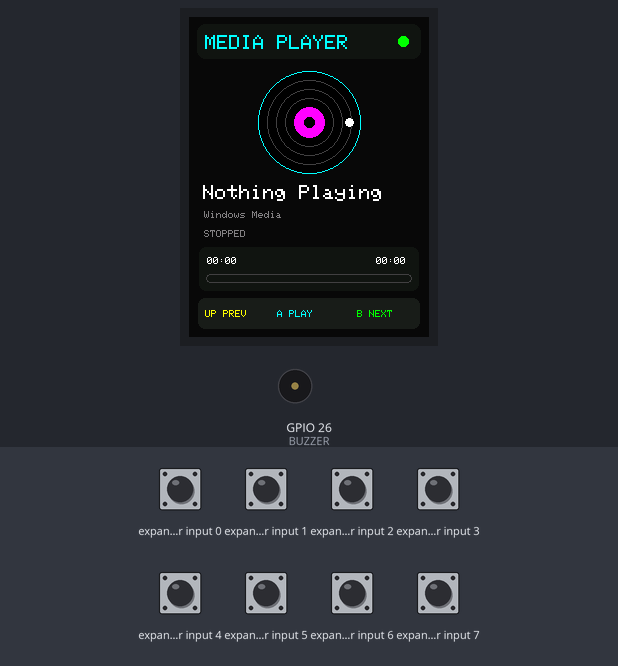
Bench run of a sketch on a simulated ESP32. Parts: 240×320 colour display, buzzer (waves = sounding). Wiring (inferred from the names in the program): PCF8574 port expander at I2C address 0x20. The test bench sets the inputs (shaded band); at power-on: expander input 0–7 HIGH. WiFi joins after 1.5 s; servers stay silent unless stated; what the sketch prints to the serial monitor is not drawn.

Above: at 3.1 s.
3.2 s: expander input 0 pulled LOW for 0.15 s
At 5.5 s:
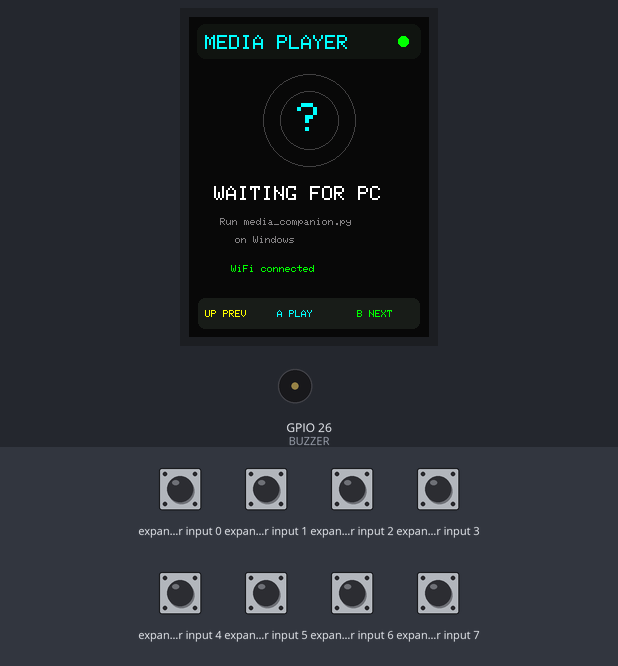
6.3 s: expander input 1 pulled LOW for 0.15 s
At 7.8 s:
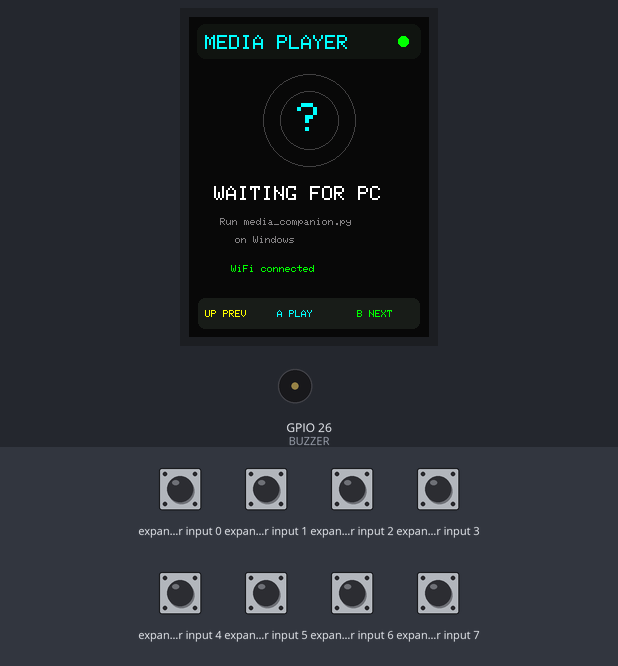
Timing chart, 0 to 9.3 s (numbered marks = the images above; inputs shaded):
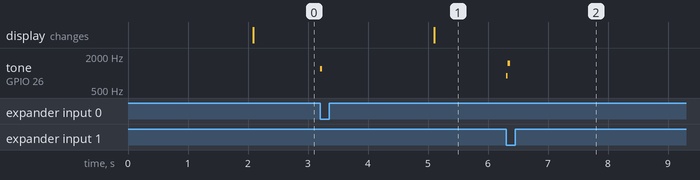

Measured:
- after the input at 3.2 s, tone on GPIO 26 (BUZZER): silent → 1200 Hz at once, → silent 0.03 s later
- after the input at 6.3 s, tone on GPIO 26 (BUZZER): silent → 900 Hz at once, → 1500 Hz 0.03 s later, → silent 0.04 s later

The sketch:

sketch_sep16a.ino
```cpp
#include <SPI.h>
#include <Wire.h>
#include <WiFi.h>
#include <WebServer.h>
#include <Adafruit_GFX.h>
#include <Adafruit_ST7789.h>

// =====================================================
// WIFI - YOUR NETWORK
// =====================================================

const char* WIFI_SSID = "REDACTED_CONFIG_VALUE";
const char* WIFI_PASSWORD = "REDACTED_CONFIG_VALUE";

// =====================================================
// TFT
// =====================================================

#define TFT_CS    5
#define TFT_DC    27
#define TFT_RST   4
#define TFT_MOSI  23
#define TFT_SCLK  18

Adafruit_ST7789 tft =
  Adafruit_ST7789(TFT_CS, TFT_DC, TFT_RST);

// =====================================================
// PCF8574
// =====================================================

#define I2C_SDA 21
#define I2C_SCL 22

#define BUTTON_A   0   // P0 = PLAY / PAUSE
#define BUTTON_B   1   // P1 = NEXT
#define BUTTON_UP  2   // P2 = PREVIOUS

uint8_t PCF_ADDRESS = 0x20;
bool pcfFound = false;

// =====================================================
// BUZZER
// =====================================================

#define BUZZER 26

// =====================================================
// SERVER
// =====================================================

WebServer server(80);

// =====================================================
// MEDIA DATA
// =====================================================

String songTitle = "Nothing Playing";
String songArtist = "";
String playbackState = "STOPPED";

unsigned long positionSec = 0;
unsigned long durationSec = 0;

unsigned long lastPCUpdate = 0;

String pendingCommand = "NONE";

// =====================================================
// BUTTON STATE
// =====================================================

bool lastA = HIGH;
bool lastB = HIGH;
bool lastUp = HIGH;

unsigned long lastButtonTime = 0;

// =====================================================
// ANIMATION
// =====================================================

unsigned long lastDiscAnimation = 0;
int discAngle = 0;

// =====================================================
// COLORS
// =====================================================

#define BG        0x0841
#define PANEL     0x10A2
#define PANEL2    0x18E3

#define WHITE     0xFFFF
#define BLACK     0x0000
#define CYAN      0x07FF
#define GREEN     0x07E0
#define RED       0xF800
#define YELLOW    0xFFE0
#define GRAY      0x8410
#define DARKGRAY  0x4208
#define PINK      0xF81F

// =====================================================
// PCF8574
// =====================================================

bool findPCF8574() {

  for (uint8_t address = 0x20; address <= 0x27; address++) {

    Wire.beginTransmission(address);

    if (Wire.endTransmission() == 0) {

      PCF_ADDRESS = address;

      Serial.print("PCF8574 FOUND: 0x");
      Serial.println(address, HEX);

      return true;
    }
  }

  for (uint8_t address = 0x38; address <= 0x3F; address++) {

    Wire.beginTransmission(address);

    if (Wire.endTransmission() == 0) {

      PCF_ADDRESS = address;

      Serial.print("PCF8574A FOUND: 0x");
      Serial.println(address, HEX);

      return true;
    }
  }

  return false;
}

void setupPCF() {

  Wire.beginTransmission(PCF_ADDRESS);

  // All HIGH = inputs
  Wire.write(0xFF);

  Wire.endTransmission();
}

uint8_t readPCF() {

  Wire.requestFrom(
    PCF_ADDRESS,
    (uint8_t)1
  );

  if (Wire.available()) {
    return Wire.read();
  }

  return 0xFF;
}

// =====================================================
// SOUNDS
// =====================================================

void soundPlay() {

  tone(BUZZER, 1200);
  delay(30);

  noTone(BUZZER);
}

void soundNext() {

  tone(BUZZER, 900);
  delay(30);

  tone(BUZZER, 1500);
  delay(40);

  noTone(BUZZER);
}

void soundPrevious() {

  tone(BUZZER, 1500);
  delay(30);

  tone(BUZZER, 900);
  delay(40);

  noTone(BUZZER);
}

void soundConnected() {

  tone(BUZZER, 900);
  delay(50);

  tone(BUZZER, 1400);
  delay(50);

  tone(BUZZER, 1900);
  delay(80);

  noTone(BUZZER);
}

// =====================================================
// HELPERS
// =====================================================

String shortText(String text, int maximum) {

  if (text.length() <= maximum)
    return text;

  return text.substring(0, maximum - 3) + "...";
}

String formatTime(unsigned long seconds) {

  unsigned int minutes = seconds / 60;
  unsigned int secs = seconds % 60;

  char buffer[10];

  sprintf(
    buffer,
    "%02u:%02u",
    minutes,
    secs
  );

  return String(buffer);
}

bool pcConnected() {

  return (
    millis() - lastPCUpdate
    < 5000
  );
}

// =====================================================
// HEADER
// =====================================================

void drawHeader() {

  tft.fillRoundRect(
    8,
    7,
    224,
    35,
    8,
    PANEL
  );

  tft.setTextSize(2);
  tft.setTextColor(CYAN);

  tft.setCursor(
    16,
    18
  );

  if (playbackState == "PLAYING")
    tft.print("NOW PLAYING");
  else
    tft.print("MEDIA PLAYER");

  // WiFi status
  tft.fillCircle(
    214,
    24,
    5,
    WiFi.status() == WL_CONNECTED
      ? GREEN
      : RED
  );
}

// =====================================================
// DISC
// =====================================================

void drawDisc() {

  const int cx = 120;
  const int cy = 105;

  // Clear disc section
  tft.fillRect(
    55,
    48,
    130,
    112,
    BG
  );

  tft.fillCircle(
    cx,
    cy,
    51,
    BLACK
  );

  tft.drawCircle(
    cx,
    cy,
    51,
    CYAN
  );

  tft.drawCircle(
    cx,
    cy,
    42,
    DARKGRAY
  );

  tft.drawCircle(
    cx,
    cy,
    33,
    DARKGRAY
  );

  tft.drawCircle(
    cx,
    cy,
    24,
    DARKGRAY
  );

  // Label
  tft.fillCircle(
    cx,
    cy,
    15,
    PINK
  );

  tft.fillCircle(
    cx,
    cy,
    5,
    BLACK
  );

  // Rotating marker
  float angle =
    discAngle * 0.0174532925;

  int markerX =
    cx + cos(angle) * 40;

  int markerY =
    cy + sin(angle) * 40;

  tft.fillCircle(
    markerX,
    markerY,
    4,
    WHITE
  );
}

// =====================================================
// TRACK INFO
// =====================================================

void drawSongInfo() {

  tft.fillRect(
    8,
    163,
    224,
    63,
    BG
  );

  String title =
    shortText(songTitle, 18);

  String artist =
    shortText(songArtist, 25);

  tft.setTextColor(WHITE);
  tft.setTextSize(2);

  tft.setCursor(
    14,
    168
  );

  tft.print(title);

  tft.setTextColor(GRAY);
  tft.setTextSize(1);

  tft.setCursor(
    15,
    194
  );

  if (artist.length() > 0)
    tft.print(artist);
  else
    tft.print("Windows Media");

  tft.setCursor(
    15,
    213
  );

  if (playbackState == "PLAYING") {

    tft.setTextColor(GREEN);
    tft.print("> PLAYING");

  }

  else if (playbackState == "PAUSED") {

    tft.setTextColor(YELLOW);
    tft.print("|| PAUSED");

  }

  else {

    tft.setTextColor(GRAY);
    tft.print("STOPPED");
  }
}

// =====================================================
// PROGRESS
// =====================================================

void drawProgress() {

  tft.fillRoundRect(
    10,
    230,
    220,
    44,
    7,
    PANEL
  );

  tft.setTextColor(WHITE);
  tft.setTextSize(1);

  tft.setCursor(
    18,
    240
  );

  tft.print(
    formatTime(positionSec)
  );

  tft.setCursor(
    187,
    240
  );

  tft.print(
    formatTime(durationSec)
  );

  tft.drawRoundRect(
    17,
    257,
    206,
    9,
    4,
    DARKGRAY
  );

  int width = 0;

  if (durationSec > 0) {

    width =
      (198UL * positionSec)
      / durationSec;

    if (width > 198)
      width = 198;
  }

  if (width > 0) {

    tft.fillRoundRect(
      21,
      260,
      width,
      3,
      2,
      CYAN
    );
  }
}

// =====================================================
// CONTROLS
// =====================================================

void drawControls() {

  tft.fillRoundRect(
    9,
    281,
    222,
    31,
    7,
    PANEL2
  );

  tft.setTextSize(1);

  tft.setTextColor(YELLOW);
  tft.setCursor(16, 293);
  tft.print("UP PREV");

  tft.setTextColor(CYAN);
  tft.setCursor(88, 293);
  tft.print("A PLAY");

  tft.setTextColor(GREEN);
  tft.setCursor(168, 293);
  tft.print("B NEXT");
}

// =====================================================
// MEDIA SCREEN
// =====================================================

void drawMediaScreen() {

  tft.fillScreen(BG);

  drawHeader();
  drawDisc();
  drawSongInfo();
  drawProgress();
  drawControls();
}

// =====================================================
// WAITING SCREEN
// =====================================================

void drawWaiting() {

  tft.fillScreen(BG);

  drawHeader();

  tft.drawCircle(
    120,
    103,
    46,
    DARKGRAY
  );

  tft.drawCircle(
    120,
    103,
    29,
    DARKGRAY
  );

  tft.setTextColor(CYAN);
  tft.setTextSize(4);

  tft.setCursor(
    108,
    86
  );

  tft.print("?");

  tft.setTextColor(WHITE);
  tft.setTextSize(2);

  tft.setCursor(
    25,
    169
  );

  tft.print(
    "WAITING FOR PC"
  );

  tft.setTextColor(GRAY);
  tft.setTextSize(1);

  tft.setCursor(
    31,
    201
  );

  tft.print(
    "Run media_companion.py"
  );

  tft.setCursor(
    46,
    219
  );

  tft.print(
    "on Windows"
  );

  tft.setTextColor(GREEN);

  tft.setCursor(
    42,
    248
  );

  tft.print(
    "WiFi connected"
  );

  drawControls();
}

// =====================================================
// HTTP UPDATE
// =====================================================

void handleUpdate() {

  bool previouslyConnected =
    pcConnected();

  if (server.hasArg("title"))
    songTitle =
      server.arg("title");

  if (server.hasArg("artist"))
    songArtist =
      server.arg("artist");

  if (server.hasArg("state"))
    playbackState =
      server.arg("state");

  if (server.hasArg("position"))
    positionSec =
      server.arg("position").toInt();

  if (server.hasArg("duration"))
    durationSec =
      server.arg("duration").toInt();

  lastPCUpdate =
    millis();

  if (!previouslyConnected)
    soundConnected();

  drawMediaScreen();

  server.send(
    200,
    "text/plain",
    "OK"
  );
}

// =====================================================
// COMMAND REQUEST
// =====================================================

void handleCommand() {

  server.send(
    200,
    "text/plain",
    pendingCommand
  );

  pendingCommand =
    "NONE";
}

// =====================================================
// ROOT
// =====================================================

void handleRoot() {

  String response;

  response +=
    "ESP32 Media Player\n";

  response +=
    "IP: ";

  response +=
    WiFi.localIP().toString();

  response +=
    "\nPC: ";

  response +=
    pcConnected()
      ? "CONNECTED"
      : "DISCONNECTED";

  response +=
    "\nTrack: ";

  response +=
    songTitle;

  response +=
    "\nArtist: ";

  response +=
    songArtist;

  server.send(
    200,
    "text/plain",
    response
  );
}

// =====================================================
// BUTTON INPUT
// =====================================================

void checkButtons() {

  if (!pcfFound)
    return;

  uint8_t data =
    readPCF();

  bool A =
    (data & (1 << BUTTON_A))
      ? HIGH
      : LOW;

  bool B =
    (data & (1 << BUTTON_B))
      ? HIGH
      : LOW;

  bool UP =
    (data & (1 << BUTTON_UP))
      ? HIGH
      : LOW;

  if (
    millis() - lastButtonTime
    > 150
  ) {

    if (
      A == LOW &&
      lastA == HIGH
    ) {

      pendingCommand =
        "PLAY_PAUSE";

      soundPlay();

      lastButtonTime =
        millis();
    }

    if (
      B == LOW &&
      lastB == HIGH
    ) {

      pendingCommand =
        "NEXT";

      soundNext();

      lastButtonTime =
        millis();
    }

    if (
      UP == LOW &&
      lastUp == HIGH
    ) {

      pendingCommand =
        "PREVIOUS";

      soundPrevious();

      lastButtonTime =
        millis();
    }
  }

  lastA = A;
  lastB = B;
  lastUp = UP;
}

// =====================================================
// DISC ANIMATION
// =====================================================

void animateDisc() {

  if (!pcConnected())
    return;

  if (playbackState != "PLAYING")
    return;

  if (
    millis() - lastDiscAnimation
    >= 180
  ) {

    lastDiscAnimation =
      millis();

    discAngle += 18;

    if (discAngle >= 360)
      discAngle = 0;

    drawDisc();
  }
}

// =====================================================
// CONNECTION WATCH
// =====================================================

void checkPC() {

  static bool previous =
    false;

  bool current =
    pcConnected();

  if (current != previous) {

    previous =
      current;

    if (current)
      drawMediaScreen();
    else
      drawWaiting();
  }
}

// =====================================================
// WIFI CONNECTING SCREEN
// =====================================================

void wifiScreen() {

  tft.fillScreen(BG);

  tft.setTextColor(CYAN);
  tft.setTextSize(3);

  tft.setCursor(
    38,
    87
  );

  tft.print(
    "MEDIA"
  );

  tft.setCursor(
    38,
    125
  );

  tft.print(
    "PLAYER"
  );

  tft.setTextColor(WHITE);
  tft.setTextSize(1);

  tft.setCursor(
    42,
    184
  );

  tft.print(
    "Connecting to:"
  );

  tft.setCursor(
    28,
    203
  );

  tft.print(
    WIFI_SSID
  );
}

// =====================================================
// WIFI ERROR
// =====================================================

void wifiError() {

  tft.fillScreen(RED);

  tft.setTextColor(WHITE);
  tft.setTextSize(2);

  tft.setCursor(
    35,
    105
  );

  tft.print(
    "WIFI ERROR"
  );

  tft.setTextSize(1);

  tft.setCursor(
    20,
    150
  );

  tft.print(
    "Could not connect to"
  );

  tft.setCursor(
    20,
    170
  );

  tft.print(
    WIFI_SSID
  );
}

// =====================================================
// SETUP
// =====================================================

void setup() {

  Serial.begin(
    115200
  );

  // BUZZER
  pinMode(
    BUZZER,
    OUTPUT
  );

  digitalWrite(
    BUZZER,
    LOW
  );

  // TFT
  SPI.begin(
    TFT_SCLK,
    -1,
    TFT_MOSI,
    TFT_CS
  );

  tft.init(
    240,
    320
  );

  // Vertical and flipped
  tft.setRotation(2);

  tft.invertDisplay(true);

  wifiScreen();

  // PCF8574
  Wire.begin(
    I2C_SDA,
    I2C_SCL
  );

  Wire.setClock(
    100000
  );

  delay(100);

  pcfFound =
    findPCF8574();

  if (pcfFound) {

    setupPCF();

  } else {

    Serial.println(
      "WARNING: PCF8574 NOT FOUND"
    );
  }

  // ===================================================
  // WIFI
  // ===================================================

  WiFi.mode(
    WIFI_STA
  );

  WiFi.begin(
    WIFI_SSID,
    WIFI_PASSWORD
  );

  Serial.println();
  Serial.print("Connecting to ");
  Serial.println(WIFI_SSID);

  int attempts = 0;

  while (
    WiFi.status() != WL_CONNECTED &&
    attempts < 60
  ) {

    delay(500);

    Serial.print(".");

    attempts++;
  }

  Serial.println();

  if (
    WiFi.status() != WL_CONNECTED
  ) {

    Serial.println(
      "WIFI FAILED"
    );

    wifiError();

    return;
  }

  Serial.println(
    "================================"
  );

  Serial.println(
    "WIFI CONNECTED!"
  );

  Serial.print(
    "ESP32 IP ADDRESS: "
  );

  Serial.println(
    WiFi.localIP()
  );

  Serial.println(
    "================================"
  );

  // ===================================================
  // HTTP SERVER
  // ===================================================

  server.on(
    "/",
    HTTP_GET,
    handleRoot
  );

  server.on(
    "/update",
    HTTP_POST,
    handleUpdate
  );

  server.on(
    "/command",
    HTTP_GET,
    handleCommand
  );

  server.begin();

  drawWaiting();
}

// =====================================================
// LOOP
// =====================================================

void loop() {

  if (
    WiFi.status() != WL_CONNECTED
  ) {

    delay(100);
    return;
  }

  server.handleClient();

  checkButtons();

  animateDisc();

  checkPC();

  delay(5);
}
```
